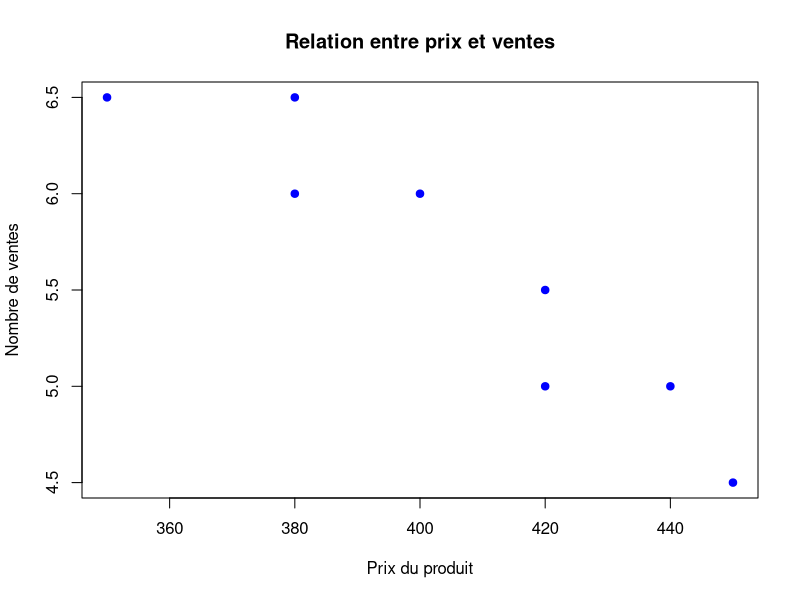
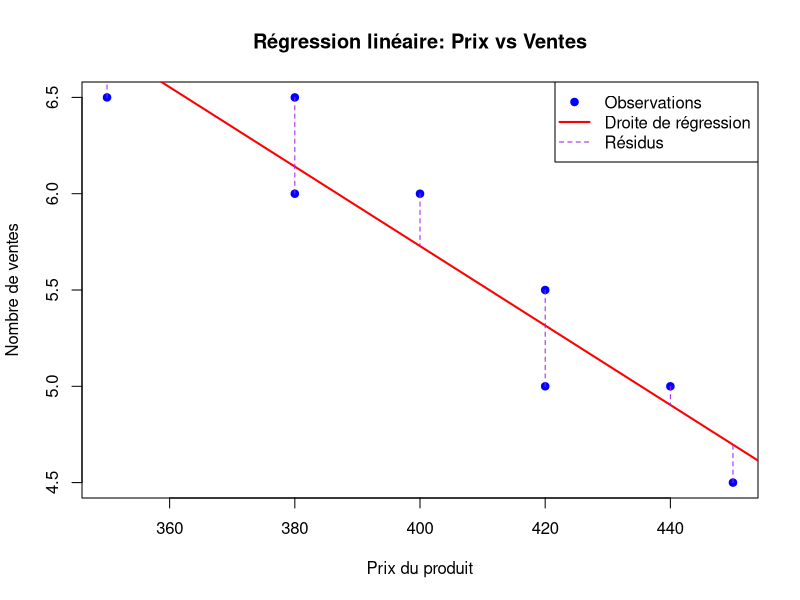

Recreate these plots in R, in order.
# https://github.com/BreizhHardware/TD-R/tree/main/Big%20Data/TP2
# 1. Représenter le nuage de points {(��ଵ, ��ଵ), … , (��௡, ��௡)}. À partir de celui-ci, expliquer pourquoi on peut envisager l’existence d’une liaison linéaire entre Y et X.

# Définition des données
prix <- c(420, 380, 350, 400, 440, 380, 450, 420)
ventes <- c(5.5, 6, 6.5, 6, 5, 6.5, 4.5, 5)

# Création d'un dataframe
donnees <- data.frame(prix = prix, ventes = ventes)

plot(donnees$prix, donnees$ventes,
     main = "Relation entre prix et ventes",
     xlab = "Prix du produit",
     ylab = "Nombre de ventes",
     pch = 19, col = "blue")

cat("On observe une tendance linéaire négative: quand le prix augmente, les ventes diminuent\n")

# 2. On adopte alors le modèle de régression linéaire simple : ∀��, ��௜ = β଴ + βଵ��௜ +∈௜ . Les paramètres ��଴ et��ଵ sont des réels inconnus. On considère la forme matricielle usuelle : Y = X�� + �� , avec β = (��଴ ��ଵ ) . Créer dans R la matrice X associée.
X <- cbind(1, prix)
print(X)

# 3. En posant y = ( ௧ ��ଵ, . . ., ��௡) , calculer �� = ൫ �� ௧ ��൯ ିଵ �� ௧ ��. Que représente b par rapport  à β ?
Y <- matrix(ventes, ncol = 1)
beta <- solve(t(X) %*% X) %*% t(X) %*% Y
print(beta)

# 4. Vérifier que l’on a b = ( ௧ b0 ,b1 ) , avec  b1= ଵ ∑ (௫೔ି௫̅) ೙ మ ೔సభ ∑ (��௜ ௡ ௜ୀଵ − ��̅)(��௜ − ��ത)  b0 = ��ത – b1��̅.  Retrouver ces résultats numériques avec les commandes lm et coef
x_mean <- mean(prix)
y_mean <- mean(ventes)

# Calcul manuel de b1
numerateur <- sum((prix - x_mean) * (ventes - y_mean))
denominateur <- sum((prix - x_mean)^2)
b1_manuel <- numerateur / denominateur

# Calcul manuel de b0
b0_manuel <- y_mean - b1_manuel * x_mean

# Affichage des coefficients manuels
cat("b0 (manuel) =", b0_manuel, "\n")
cat("b1 (manuel) =", b1_manuel, "\n")

# Vérification avec lm()
modele <- lm(ventes ~ prix, data = donnees)
coef_lm <- coef(modele)
cat("b0 (lm) =", coef_lm[1], "\n")
cat("b1 (lm) =", coef_lm[2], "\n")

# 5.  Tracer la droite de régression sur le nuage de points.
plot(donnees$prix, donnees$ventes,
     main = "Régression linéaire: Prix vs Ventes",
     xlab = "Prix du produit",
     ylab = "Nombre de ventes",
     pch = 19, col = "blue")
abline(modele, col = "red", lwd = 2)

# Calcul des valeurs prédites
y_pred <- predict(modele, data.frame(prix = prix))

# Ajout des traits reliant les points à la droite
for (i in 1:length(prix)) {
  segments(prix[i], ventes[i], prix[i], y_pred[i], col = "purple", lty = 2)
}

# Ajout d'une légende
legend("topright",
       legend = c("Observations", "Droite de régression", "Résidus"),
       col = c("blue", "red", "purple"),
       pch = c(19, NA, NA),
       lty = c(NA, 1, 2),
       lwd = c(NA, 2, 1))

# 6. Calculer "à la main" le coefficient de détermination et le coefficient de détermination  ajusté. Est-ce que le modèle de régression linéaire simple est pertinent avec les données ?
y_pred <- X %*% beta  # Valeurs prédites
TSS <- sum((ventes - y_mean)^2)  # Somme totale des carrés
RSS <- sum((ventes - y_pred)^2)  # Somme des carrés des résidus

R_carre <- 1 - RSS/TSS
cat("R² =", R_carre, "\n")

# Calcul du R² ajusté
n <- length(ventes)
p <- 1  # Nombre de variables explicatives (hors intercept)
R_carre_ajuste <- 1 - (RSS/(n-p-1))/(TSS/(n-1))
cat("R² ajusté =", R_carre_ajuste, "\n")

# 7. Retrouver les estimations précédentes avec la commande summary.
resume <- summary(modele)
print(resume)